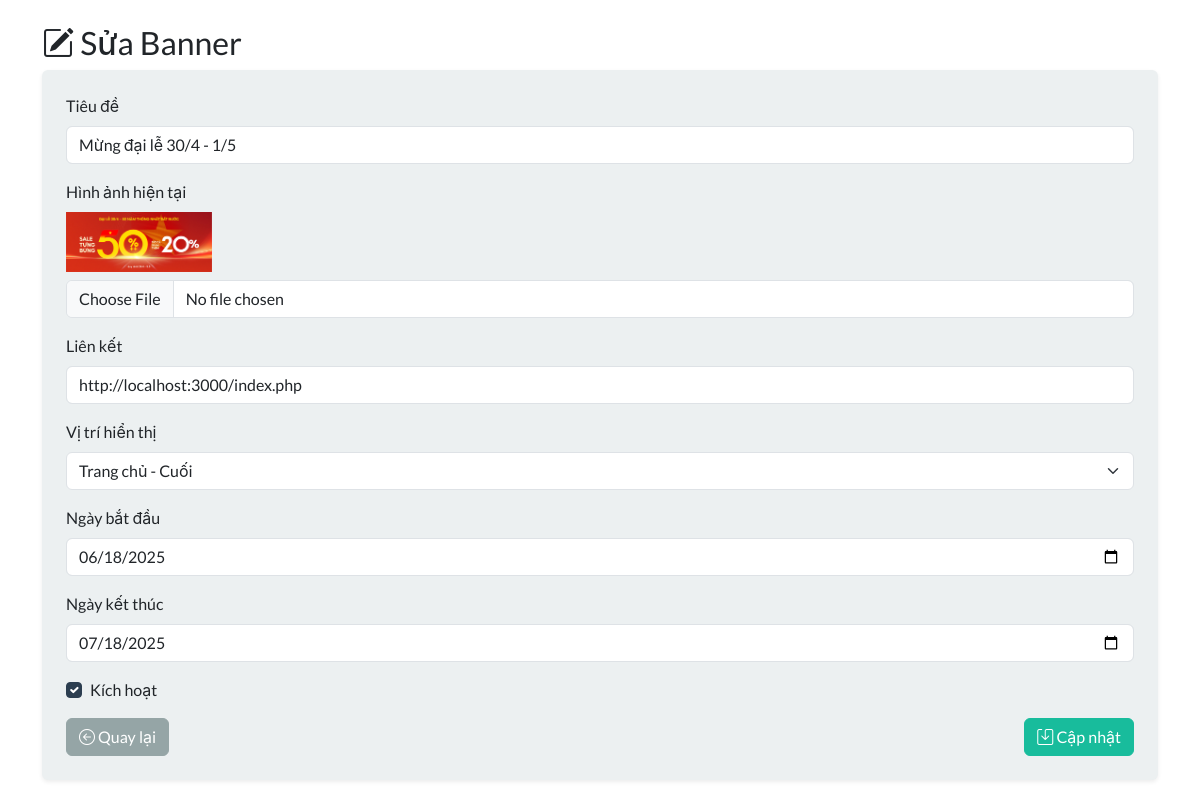
/admin/edit_banner.php?id=7, run on the app's committed database.
### tables this page shows
CREATE TABLE `banners` (
  `id` int NOT NULL,
  `title` varchar(255) NOT NULL,
  `image` varchar(255) NOT NULL,
  `link` varchar(255) DEFAULT NULL,
  `position` varchar(50) NOT NULL,
  `is_active` tinyint(1) DEFAULT '1',
  `start_date` date NOT NULL,
  `end_date` date NOT NULL
);

### admin/edit_banner.php (the view, shortened to what this page needs)
<?php
require_once '../includes/db_config.php';
$id = $_GET['id'] ?? 0;
$stmt = $pdo->prepare("SELECT * FROM banners WHERE id = ?");
$stmt->execute([$id]);
$banner = $stmt->fetch();
?>
<link href="https://cdn.jsdelivr.net/npm/bootswatch@5.3.3/dist/flatly/bootstrap.min.css" rel="stylesheet">
<link href="https://cdn.jsdelivr.net/npm/bootstrap-icons@1.11.1/font/bootstrap-icons.css" rel="stylesheet">
<div class="container py-4">
    <h3><i class="bi bi-pencil-square"></i> Sửa Banner</h3>
    <form method="post" enctype="multipart/form-data" class="bg-light p-4 rounded shadow-sm">
        <div class="mb-3">
            <label class="form-label">Tiêu đề</label>
            <input name="title" class="form-control" required value="<?= htmlspecialchars($banner['title']) ?>">
        </div>
        <div class="mb-3">
            <label class="form-label">Hình ảnh hiện tại</label><br>
            <img src="../assets/banners/<?= htmlspecialchars($banner['image']) ?>" height="60"><br>
            <input type="file" name="image" class="form-control mt-2">
        </div>
        <div class="mb-3">
            <label class="form-label">Liên kết</label>
            <input name="link" class="form-control" value="<?= htmlspecialchars($banner['link']) ?>">
        </div>
        <div class="mb-3">
            <label class="form-label">Vị trí hiển thị</label>
            <select name="position" class="form-select">
                <?php
                $positions = [
                    "homepage-top" => "Trang chủ - Trên cùng",
                    "homepage-middle" => "Trang chủ - Giữa",
                    "homepage-bottom" => "Trang chủ - Cuối",
                    "sidebar-left" => "Sidebar - Trái",
                    "sidebar-right" => "Sidebar - Phải",
                    "product-top" => "Chi tiết sản phẩm - Trên cùng"
                ];
                foreach ($positions as $key => $label) {
                    $selected = $banner['position'] == $key ? 'selected' : '';
                    echo "<option value='$key' $selected>$label</option>";
                }
                ?>
            </select>
        </div>
        <div class="mb-3">
            <label class="form-label">Ngày bắt đầu</label>
            <input type="date" name="start_date" class="form-control" value="<?= $banner['start_date'] ?>">
        </div>
        <div class="mb-3">
            <label class="form-label">Ngày kết thúc</label>
            <input type="date" name="end_date" class="form-control" value="<?= $banner['end_date'] ?>">
        </div>
        <div class="form-check mb-3">
            <input class="form-check-input" type="checkbox" name="is_active" id="is_active" <?= $banner['is_active'] ? 'checked' : '' ?>>
            <label class="form-check-label" for="is_active">Kích hoạt</label>
        </div>
        <div class="d-flex justify-content-between">
            <a href="banners.php" class="btn btn-secondary"><i class="bi bi-arrow-left-circle"></i> Quay lại</a>
            <button class="btn btn-success"><i class="bi bi-save"></i> Cập nhật</button>
        </div>
    </form>
</div>

### data on the page
banners: title "Mừng đại lễ 30/4 - 1/5", image (picture), link "http://localhost:3000/index.php", start_date "06/18/2025", end_date "07/18/2025", is_active "☑"

### other printed values
form field position "Trang chủ - Cuối"
